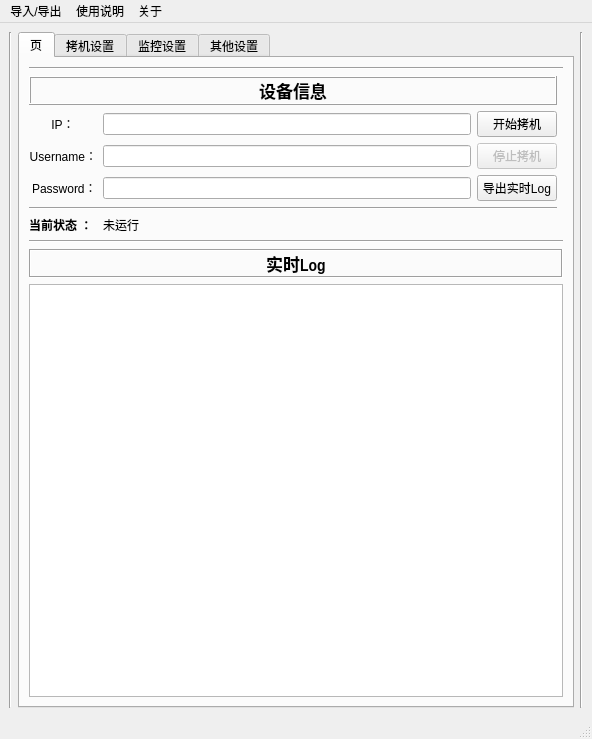
<?xml version="1.0" encoding="UTF-8"?>
<ui version="4.0">
 <class>OCR_UI</class>
 <widget class="QMainWindow" name="OCR_UI">
  <property name="enabled">
   <bool>true</bool>
  </property>
  <property name="geometry">
   <rect>
    <x>0</x>
    <y>0</y>
    <width>592</width>
    <height>739</height>
   </rect>
  </property>
  <property name="sizePolicy">
   <sizepolicy hsizetype="Expanding" vsizetype="Expanding">
    <horstretch>0</horstretch>
    <verstretch>0</verstretch>
   </sizepolicy>
  </property>
  <property name="focusPolicy">
   <enum>Qt::NoFocus</enum>
  </property>
  <property name="windowTitle">
   <string>拷机工具</string>
  </property>
  <widget class="QWidget" name="centralwidget">
   <layout class="QHBoxLayout" name="horizontalLayout">
    <item>
     <widget class="Line" name="line_4">
      <property name="orientation">
       <enum>Qt::Vertical</enum>
      </property>
     </widget>
    </item>
    <item>
     <widget class="QTabWidget" name="tabWidget">
      <property name="sizePolicy">
       <sizepolicy hsizetype="Expanding" vsizetype="Expanding">
        <horstretch>0</horstretch>
        <verstretch>0</verstretch>
       </sizepolicy>
      </property>
      <property name="maximumSize">
       <size>
        <width>16777215</width>
        <height>16777215</height>
       </size>
      </property>
      <property name="currentIndex">
       <number>0</number>
      </property>
      <widget class="QWidget" name="tab">
       <attribute name="title">
        <string>页</string>
       </attribute>
       <layout class="QGridLayout" name="gridLayout_8">
        <item row="0" column="0">
         <layout class="QGridLayout" name="DutInfoLayout_6">
          <item row="6" column="0">
           <widget class="QLabel" name="label_15">
            <property name="font">
             <font>
              <weight>75</weight>
              <italic>false</italic>
              <bold>true</bold>
             </font>
            </property>
            <property name="text">
             <string>当前状态 ：</string>
            </property>
            <property name="textFormat">
             <enum>Qt::AutoText</enum>
            </property>
           </widget>
          </item>
          <item row="3" column="1">
           <widget class="QLineEdit" name="dutUn"/>
          </item>
          <item row="3" column="2">
           <widget class="QPushButton" name="stopButton">
            <property name="enabled">
             <bool>false</bool>
            </property>
            <property name="text">
             <string>停止拷机</string>
            </property>
           </widget>
          </item>
          <item row="4" column="2">
           <widget class="QPushButton" name="logSaveButton">
            <property name="text">
             <string>导出实时Log</string>
            </property>
           </widget>
          </item>
          <item row="8" column="0" colspan="4">
           <layout class="QGridLayout" name="gridLayout">
            <item row="5" column="0" colspan="3">
             <widget class="QTextEdit" name="logText">
              <property name="enabled">
               <bool>true</bool>
              </property>
              <property name="frameShape">
               <enum>QFrame::Box</enum>
              </property>
              <property name="frameShadow">
               <enum>QFrame::Raised</enum>
              </property>
              <property name="lineWidth">
               <number>0</number>
              </property>
              <property name="midLineWidth">
               <number>1</number>
              </property>
              <property name="readOnly">
               <bool>true</bool>
              </property>
             </widget>
            </item>
            <item row="2" column="0" colspan="3">
             <widget class="Line" name="line_9">
              <property name="orientation">
               <enum>Qt::Horizontal</enum>
              </property>
             </widget>
            </item>
            <item row="3" column="0" colspan="3">
             <widget class="QLabel" name="label_2">
              <property name="enabled">
               <bool>true</bool>
              </property>
              <property name="font">
               <font>
                <family>Arial Narrow</family>
                <pointsize>13</pointsize>
                <weight>75</weight>
                <bold>true</bold>
               </font>
              </property>
              <property name="frameShape">
               <enum>QFrame::Box</enum>
              </property>
              <property name="frameShadow">
               <enum>QFrame::Sunken</enum>
              </property>
              <property name="text">
               <string>实时Log</string>
              </property>
              <property name="alignment">
               <set>Qt::AlignCenter</set>
              </property>
             </widget>
            </item>
           </layout>
          </item>
          <item row="4" column="0" alignment="Qt::AlignRight">
           <widget class="QLabel" name="dutPwLabel">
            <property name="text">
             <string>Password：</string>
            </property>
            <property name="buddy">
             <cstring>dutPw</cstring>
            </property>
           </widget>
          </item>
          <item row="0" column="0" colspan="4">
           <widget class="Line" name="line_5">
            <property name="orientation">
             <enum>Qt::Horizontal</enum>
            </property>
           </widget>
          </item>
          <item row="4" column="1">
           <widget class="QLineEdit" name="dutPw"/>
          </item>
          <item row="1" column="0" colspan="3">
           <widget class="QLabel" name="label">
            <property name="font">
             <font>
              <family>Arial Narrow</family>
              <pointsize>13</pointsize>
              <weight>75</weight>
              <italic>false</italic>
              <bold>true</bold>
              <underline>false</underline>
             </font>
            </property>
            <property name="frameShape">
             <enum>QFrame::Box</enum>
            </property>
            <property name="frameShadow">
             <enum>QFrame::Raised</enum>
            </property>
            <property name="text">
             <string>设备信息</string>
            </property>
            <property name="alignment">
             <set>Qt::AlignCenter</set>
            </property>
           </widget>
          </item>
          <item row="2" column="1">
           <widget class="QLineEdit" name="dutIP"/>
          </item>
          <item row="3" column="0" alignment="Qt::AlignRight">
           <widget class="QLabel" name="dutUnLabel">
            <property name="text">
             <string>Username：</string>
            </property>
            <property name="alignment">
             <set>Qt::AlignRight|Qt::AlignTrailing|Qt::AlignVCenter</set>
            </property>
            <property name="buddy">
             <cstring>dutUn</cstring>
            </property>
           </widget>
          </item>
          <item row="2" column="0">
           <widget class="QLabel" name="dutIPLabel">
            <property name="text">
             <string>IP：</string>
            </property>
            <property name="alignment">
             <set>Qt::AlignCenter</set>
            </property>
            <property name="buddy">
             <cstring>dutIP</cstring>
            </property>
           </widget>
          </item>
          <item row="2" column="2">
           <widget class="QPushButton" name="beginButton">
            <property name="text">
             <string>开始拷机</string>
            </property>
           </widget>
          </item>
          <item row="5" column="0" colspan="3">
           <widget class="Line" name="line_15">
            <property name="orientation">
             <enum>Qt::Horizontal</enum>
            </property>
           </widget>
          </item>
          <item row="6" column="1" colspan="2">
           <widget class="QLabel" name="StatusLabel">
            <property name="text">
             <string>未运行</string>
            </property>
           </widget>
          </item>
         </layout>
        </item>
       </layout>
      </widget>
      <widget class="QWidget" name="actTab">
       <attribute name="title">
        <string>拷机设置</string>
       </attribute>
       <layout class="QGridLayout" name="gridLayout_3">
        <item row="0" column="0">
         <layout class="QVBoxLayout" name="verticalLayout_Right">
          <item>
           <layout class="QGridLayout" name="gridLayout_2">
            <property name="horizontalSpacing">
             <number>6</number>
            </property>
            <item row="0" column="0" colspan="5">
             <widget class="Line" name="line_3">
              <property name="orientation">
               <enum>Qt::Horizontal</enum>
              </property>
             </widget>
            </item>
            <item row="2" column="0" colspan="5">
             <widget class="Line" name="line_10">
              <property name="orientation">
               <enum>Qt::Horizontal</enum>
              </property>
             </widget>
            </item>
            <item row="3" column="2">
             <widget class="QCheckBox" name="isInfinitely">
              <property name="text">
               <string>不限次数</string>
              </property>
              <property name="checked">
               <bool>true</bool>
              </property>
             </widget>
            </item>
            <item row="5" column="0" colspan="5">
             <widget class="Line" name="line_6">
              <property name="orientation">
               <enum>Qt::Horizontal</enum>
              </property>
             </widget>
            </item>
            <item row="6" column="3">
             <widget class="QPushButton" name="actMvDownBtn">
              <property name="text">
               <string>下移</string>
              </property>
             </widget>
            </item>
            <item row="6" column="2">
             <widget class="QPushButton" name="actMvUpBtn">
              <property name="text">
               <string>上移</string>
              </property>
             </widget>
            </item>
            <item row="6" column="4">
             <widget class="QPushButton" name="actClrBtn">
              <property name="text">
               <string>清空</string>
              </property>
             </widget>
            </item>
            <item row="1" column="0" colspan="5">
             <widget class="QLabel" name="label_3">
              <property name="font">
               <font>
                <family>Arial Narrow</family>
                <pointsize>12</pointsize>
                <weight>75</weight>
                <bold>true</bold>
               </font>
              </property>
              <property name="text">
               <string>拷机设置</string>
              </property>
              <property name="textFormat">
               <enum>Qt::MarkdownText</enum>
              </property>
              <property name="alignment">
               <set>Qt::AlignCenter</set>
              </property>
             </widget>
            </item>
            <item row="6" column="0">
             <widget class="QPushButton" name="actAddBtn">
              <property name="text">
               <string>添加</string>
              </property>
             </widget>
            </item>
            <item row="4" column="0">
             <widget class="QLabel" name="label_12">
              <property name="text">
               <string>检查项Fail时：</string>
              </property>
             </widget>
            </item>
            <item row="3" column="1">
             <widget class="QSpinBox" name="mainTimes">
              <property name="enabled">
               <bool>false</bool>
              </property>
              <property name="minimum">
               <number>1</number>
              </property>
              <property name="maximum">
               <number>999999999</number>
              </property>
              <property name="value">
               <number>1</number>
              </property>
             </widget>
            </item>
            <item row="6" column="1">
             <widget class="QPushButton" name="actDelBtn">
              <property name="text">
               <string>删除</string>
              </property>
             </widget>
            </item>
            <item row="4" column="2">
             <widget class="QCheckBox" name="isFailStopCB">
              <property name="text">
               <string>停止拷机</string>
              </property>
              <property name="checked">
               <bool>true</bool>
              </property>
             </widget>
            </item>
            <item row="4" column="1">
             <widget class="QCheckBox" name="isFailCollectCB">
              <property name="text">
               <string>一键收集</string>
              </property>
              <property name="checked">
               <bool>true</bool>
              </property>
             </widget>
            </item>
            <item row="3" column="0">
             <widget class="QLabel" name="label_14">
              <property name="text">
               <string>拷机轮次：</string>
              </property>
             </widget>
            </item>
           </layout>
          </item>
          <item>
           <widget class="QTableWidget" name="actTableWidget">
            <property name="acceptDrops">
             <bool>true</bool>
            </property>
            <property name="inputMethodHints">
             <set>Qt::ImhNone</set>
            </property>
            <property name="frameShape">
             <enum>QFrame::Box</enum>
            </property>
            <property name="frameShadow">
             <enum>QFrame::Sunken</enum>
            </property>
            <property name="midLineWidth">
             <number>0</number>
            </property>
            <property name="alternatingRowColors">
             <bool>false</bool>
            </property>
            <property name="selectionMode">
             <enum>QAbstractItemView::SingleSelection</enum>
            </property>
            <property name="selectionBehavior">
             <enum>QAbstractItemView::SelectRows</enum>
            </property>
            <property name="showGrid">
             <bool>true</bool>
            </property>
            <property name="gridStyle">
             <enum>Qt::SolidLine</enum>
            </property>
            <property name="rowCount">
             <number>0</number>
            </property>
            <attribute name="horizontalHeaderVisible">
             <bool>false</bool>
            </attribute>
            <attribute name="horizontalHeaderDefaultSectionSize">
             <number>100</number>
            </attribute>
            <attribute name="verticalHeaderDefaultSectionSize">
             <number>25</number>
            </attribute>
            <attribute name="verticalHeaderHighlightSections">
             <bool>true</bool>
            </attribute>
            <column>
             <property name="text">
              <string>动作</string>
             </property>
            </column>
            <column>
             <property name="text">
              <string>参数1</string>
             </property>
             <property name="font">
              <font>
               <weight>50</weight>
               <bold>false</bold>
              </font>
             </property>
            </column>
            <column>
             <property name="text">
              <string>参数2</string>
             </property>
            </column>
            <column>
             <property name="text">
              <string>循环次数</string>
             </property>
            </column>
            <column>
             <property name="text">
              <string>等待时间(s)</string>
             </property>
            </column>
           </widget>
          </item>
          <item>
           <widget class="Line" name="line_8">
            <property name="orientation">
             <enum>Qt::Horizontal</enum>
            </property>
           </widget>
          </item>
         </layout>
        </item>
       </layout>
      </widget>
      <widget class="QWidget" name="areaTab">
       <attribute name="title">
        <string>监控设置</string>
       </attribute>
       <layout class="QGridLayout" name="gridLayout_5">
        <item row="0" column="0">
         <layout class="QVBoxLayout" name="verticalLayout_Right_2">
          <item>
           <layout class="QGridLayout" name="gridLayout_4">
            <property name="horizontalSpacing">
             <number>6</number>
            </property>
            <item row="2" column="0" colspan="3">
             <widget class="Line" name="line_12">
              <property name="orientation">
               <enum>Qt::Horizontal</enum>
              </property>
             </widget>
            </item>
            <item row="1" column="0" colspan="3">
             <widget class="QLabel" name="label_4">
              <property name="font">
               <font>
                <family>Arial Narrow</family>
                <pointsize>12</pointsize>
                <weight>75</weight>
                <bold>true</bold>
               </font>
              </property>
              <property name="text">
               <string>监控设置</string>
              </property>
              <property name="textFormat">
               <enum>Qt::MarkdownText</enum>
              </property>
              <property name="alignment">
               <set>Qt::AlignCenter</set>
              </property>
             </widget>
            </item>
            <item row="3" column="2">
             <widget class="QPushButton" name="areaClrBtn">
              <property name="text">
               <string>清空</string>
              </property>
             </widget>
            </item>
            <item row="3" column="1">
             <widget class="QPushButton" name="areaDelBtn">
              <property name="text">
               <string>删除</string>
              </property>
             </widget>
            </item>
            <item row="3" column="0">
             <widget class="QPushButton" name="areaAddBtn">
              <property name="text">
               <string>添加</string>
              </property>
             </widget>
            </item>
            <item row="0" column="0" colspan="3">
             <widget class="Line" name="line_11">
              <property name="orientation">
               <enum>Qt::Horizontal</enum>
              </property>
             </widget>
            </item>
           </layout>
          </item>
          <item>
           <widget class="QTableWidget" name="areaTableWidget">
            <property name="frameShape">
             <enum>QFrame::Box</enum>
            </property>
            <property name="frameShadow">
             <enum>QFrame::Raised</enum>
            </property>
            <attribute name="verticalHeaderDefaultSectionSize">
             <number>25</number>
            </attribute>
            <column>
             <property name="text">
              <string>坐标值</string>
             </property>
            </column>
            <column>
             <property name="text">
              <string>与预期关系</string>
             </property>
            </column>
            <column>
             <property name="text">
              <string>预期值</string>
             </property>
            </column>
            <column>
             <property name="text">
              <string>备注(可选)</string>
             </property>
            </column>
            <column>
             <property name="text">
              <string>区域截图</string>
             </property>
            </column>
            <column>
             <property name="text">
              <string>识别结果</string>
             </property>
            </column>
           </widget>
          </item>
          <item>
           <widget class="Line" name="line_13">
            <property name="orientation">
             <enum>Qt::Horizontal</enum>
            </property>
           </widget>
          </item>
          <item>
           <layout class="QHBoxLayout" name="horizontalLayout_3">
            <item>
             <widget class="QLabel" name="label_10">
              <property name="text">
               <string>飞书告警链接：</string>
              </property>
             </widget>
            </item>
            <item>
             <widget class="QLineEdit" name="feiShuLink"/>
            </item>
           </layout>
          </item>
          <item>
           <widget class="Line" name="line_14">
            <property name="orientation">
             <enum>Qt::Horizontal</enum>
            </property>
           </widget>
          </item>
         </layout>
        </item>
       </layout>
      </widget>
      <widget class="QWidget" name="OtherTab">
       <attribute name="title">
        <string>其他设置</string>
       </attribute>
       <layout class="QGridLayout" name="gridLayout_6">
        <item row="0" column="0">
         <layout class="QVBoxLayout" name="verticalLayout_2">
          <item>
           <layout class="QGridLayout" name="gridLayout_7">
            <item row="4" column="1" colspan="2">
             <widget class="QLineEdit" name="momWlFnLE">
              <property name="layoutDirection">
               <enum>Qt::LeftToRight</enum>
              </property>
              <property name="text">
               <string/>
              </property>
              <property name="readOnly">
               <bool>true</bool>
              </property>
             </widget>
            </item>
            <item row="2" column="1" colspan="2">
             <widget class="QLineEdit" name="dutCfgFrLE">
              <property name="text">
               <string/>
              </property>
              <property name="readOnly">
               <bool>true</bool>
              </property>
             </widget>
            </item>
            <item row="5" column="1">
             <widget class="QSpinBox" name="reduRcTime">
              <property name="minimum">
               <number>30</number>
              </property>
              <property name="maximum">
               <number>300</number>
              </property>
             </widget>
            </item>
            <item row="5" column="0">
             <widget class="QLabel" name="label_7">
              <property name="text">
               <string>主备切换重连等待时间(s)：</string>
              </property>
             </widget>
            </item>
            <item row="6" column="2">
             <widget class="QLabel" name="label_11">
              <property name="text">
               <string>(取值范围 300 - 600)</string>
              </property>
             </widget>
            </item>
            <item row="4" column="0">
             <widget class="QLabel" name="label_13">
              <property name="text">
               <string>0消息白名单文件路径：</string>
              </property>
             </widget>
            </item>
            <item row="6" column="1">
             <widget class="QSpinBox" name="reloadRcTime">
              <property name="minimum">
               <number>300</number>
              </property>
              <property name="maximum">
               <number>600</number>
              </property>
             </widget>
            </item>
            <item row="5" column="2">
             <widget class="QLabel" name="label_8">
              <property name="text">
               <string>(取值范围 30 - 300)</string>
              </property>
             </widget>
            </item>
            <item row="7" column="0">
             <widget class="QLabel" name="label_5">
              <property name="text">
               <string/>
              </property>
             </widget>
            </item>
            <item row="6" column="0">
             <widget class="QLabel" name="label_9">
              <property name="text">
               <string>整机重启重连等待时间(s)：</string>
              </property>
             </widget>
            </item>
            <item row="2" column="0">
             <widget class="QLabel" name="label_6">
              <property name="text">
               <string>设备配置文件夹路径：</string>
              </property>
             </widget>
            </item>
            <item row="2" column="3">
             <widget class="QToolButton" name="dutCfgFrBtn">
              <property name="text">
               <string>...</string>
              </property>
             </widget>
            </item>
            <item row="4" column="3">
             <widget class="QToolButton" name="momWlFnBtn">
              <property name="text">
               <string>...</string>
              </property>
             </widget>
            </item>
           </layout>
          </item>
         </layout>
        </item>
       </layout>
      </widget>
     </widget>
    </item>
    <item>
     <widget class="Line" name="line">
      <property name="orientation">
       <enum>Qt::Vertical</enum>
      </property>
     </widget>
    </item>
   </layout>
  </widget>
  <widget class="QMenuBar" name="menubar">
   <property name="geometry">
    <rect>
     <x>0</x>
     <y>0</y>
     <width>592</width>
     <height>23</height>
    </rect>
   </property>
   <widget class="QMenu" name="configMenu">
    <property name="title">
     <string>导入/导出</string>
    </property>
    <addaction name="configInput"/>
    <addaction name="configOutput"/>
    <addaction name="separator"/>
    <addaction name="areaInput"/>
    <addaction name="areaOutput"/>
    <addaction name="separator"/>
   </widget>
   <widget class="QMenu" name="tipMenu">
    <property name="title">
     <string>使用说明</string>
    </property>
    <addaction name="tipWhiteList"/>
   </widget>
   <widget class="QMenu" name="aboutMenu">
    <property name="title">
     <string>关于</string>
    </property>
   </widget>
   <addaction name="configMenu"/>
   <addaction name="tipMenu"/>
   <addaction name="aboutMenu"/>
  </widget>
  <widget class="QStatusBar" name="statusbar"/>
  <action name="configInput">
   <property name="text">
    <string>导入拷机设置
</string>
   </property>
   <property name="shortcutContext">
    <enum>Qt::WidgetWithChildrenShortcut</enum>
   </property>
  </action>
  <action name="configOutput">
   <property name="text">
    <string>导出拷机设置</string>
   </property>
  </action>
  <action name="action_2">
   <property name="text">
    <string>白名单格式说明</string>
   </property>
  </action>
  <action name="tipWhiteList">
   <property name="text">
    <string>白名单格式说明</string>
   </property>
  </action>
  <action name="action">
   <property name="text">
    <string>稳态切换</string>
   </property>
  </action>
  <action name="action_3">
   <property name="text">
    <string>非稳态切换</string>
   </property>
  </action>
  <action name="action_4">
   <property name="text">
    <string>故障注入后切换</string>
   </property>
  </action>
  <action name="steadyMode">
   <property name="text">
    <string>稳态切换</string>
   </property>
  </action>
  <action name="unsteadyMode">
   <property name="text">
    <string>非稳态切换</string>
   </property>
  </action>
  <action name="actionMode">
   <property name="text">
    <string>故障注入后切换</string>
   </property>
  </action>
  <action name="areaInput">
   <property name="text">
    <string>导入监控设置</string>
   </property>
  </action>
  <action name="areaOutput">
   <property name="text">
    <string>导出监控设置</string>
   </property>
  </action>
 </widget>
 <tabstops>
  <tabstop>dutIP</tabstop>
  <tabstop>dutUn</tabstop>
  <tabstop>dutPw</tabstop>
  <tabstop>logText</tabstop>
 </tabstops>
 <resources/>
 <connections>
  <connection>
   <sender>isInfinitely</sender>
   <signal>toggled(bool)</signal>
   <receiver>mainTimes</receiver>
   <slot>setDisabled(bool)</slot>
   <hints>
    <hint type="sourcelabel">
     <x>829</x>
     <y>72</y>
    </hint>
    <hint type="destinationlabel">
     <x>726</x>
     <y>79</y>
    </hint>
   </hints>
  </connection>
 </connections>
</ui>
